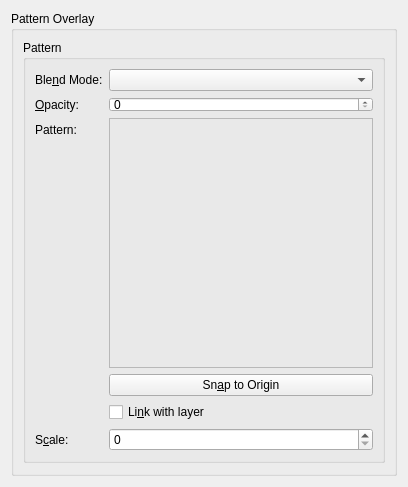
<?xml version="1.0" encoding="utf-8"?>
<ui version="4.0">
 <author>
    SPDX-FileCopyrightText: none
    SPDX-License-Identifier: GPL-3.0-or-later
  </author>
 <class>WdgPatternOverlay</class>
 <widget class="QWidget" name="WdgPatternOverlay">
  <property name="geometry">
   <rect>
    <x>0</x>
    <y>0</y>
    <width>408</width>
    <height>487</height>
   </rect>
  </property>
  <layout class="QGridLayout" name="gridLayout">
   <item column="0" row="0">
    <widget class="QGroupBox" name="groupBox">
     <property name="title">
      <string>Pattern Overlay</string>
     </property>
     <layout class="QVBoxLayout" name="verticalLayout_2">
      <item>
       <widget class="QGroupBox" name="groupBox_2">
        <property name="title">
         <string comment="@title:group In Layer Style">Pattern</string>
        </property>
        <layout class="QFormLayout" name="formLayout">
         <property name="fieldGrowthPolicy">
          <enum>QFormLayout::AllNonFixedFieldsGrow</enum>
         </property>
         <item column="0" row="0">
          <widget class="QLabel" name="label_13">
           <property name="text">
            <string>Ble&amp;nd Mode:</string>
           </property>
           <property name="buddy">
            <cstring>cmbCompositeOp</cstring>
           </property>
          </widget>
         </item>
         <item column="1" row="0">
          <widget class="KisLayerStyleCompositeOpComboBox" name="cmbCompositeOp">
           <property name="sizePolicy">
            <sizepolicy hsizetype="Expanding" vsizetype="Fixed">
             <horstretch>0</horstretch>
             <verstretch>0</verstretch>
            </sizepolicy>
           </property>
           <property name="toolTip">
            <string>Set the blend mode for the layer</string>
           </property>
          </widget>
         </item>
         <item column="0" row="1">
          <widget class="QLabel" name="label_14">
           <property name="text">
            <string>&amp;Opacity:</string>
           </property>
           <property name="buddy">
            <cstring>intOpacity</cstring>
           </property>
          </widget>
         </item>
         <item column="1" row="1">
          <widget class="KisSliderSpinBox" name="intOpacity" native="true">
           <property name="sizePolicy">
            <sizepolicy hsizetype="Expanding" vsizetype="Minimum">
             <horstretch>0</horstretch>
             <verstretch>0</verstretch>
            </sizepolicy>
           </property>
           <property name="minimumSize">
            <size>
             <width>10</width>
             <height>15</height>
            </size>
           </property>
           <property name="toolTip">
            <string>Set the master opacity for the layer</string>
           </property>
           <property name="whatsThis">
            <string>Adjust the transparency of the layer</string>
           </property>
          </widget>
         </item>
         <item column="0" row="2">
          <widget class="QLabel" name="label">
           <property name="text">
            <string>Pattern:</string>
           </property>
          </widget>
         </item>
         <item column="1" row="2">
          <layout class="QVBoxLayout" name="verticalLayout">
           <item>
            <widget class="KisPatternChooser" name="patternChooser">
             <property name="sizePolicy">
              <sizepolicy hsizetype="Expanding" vsizetype="Expanding">
               <horstretch>0</horstretch>
               <verstretch>0</verstretch>
              </sizepolicy>
             </property>
             <property name="minimumSize">
              <size>
               <width>250</width>
               <height>250</height>
              </size>
             </property>
             <property name="frameShape">
              <enum>QFrame::StyledPanel</enum>
             </property>
             <property name="frameShadow">
              <enum>QFrame::Raised</enum>
             </property>
            </widget>
           </item>
           <item>
            <widget class="QPushButton" name="bnSnapToOrigin">
             <property name="text">
              <string>Sn&amp;ap to Origin</string>
             </property>
            </widget>
           </item>
          </layout>
         </item>
         <item column="0" row="5">
          <widget class="QLabel" name="label_8">
           <property name="text">
            <string>S&amp;cale:</string>
           </property>
           <property name="buddy">
            <cstring>intScale</cstring>
           </property>
          </widget>
         </item>
         <item column="1" row="5">
          <widget class="KisSliderSpinBox" name="intScale" native="true">
           <property name="toolTip">
            <string>Set size of gradation</string>
           </property>
          </widget>
         </item>
         <item column="1" row="4">
          <widget class="QCheckBox" name="chkLinkWithLayer">
           <property name="text">
            <string>Li&amp;nk with layer</string>
           </property>
          </widget>
         </item>
        </layout>
       </widget>
      </item>
      <item>
       <spacer name="verticalSpacer">
        <property name="orientation">
         <enum>Qt::Vertical</enum>
        </property>
        <property name="sizeHint" stdset="0">
         <size>
          <width>20</width>
          <height>40</height>
         </size>
        </property>
       </spacer>
      </item>
     </layout>
    </widget>
   </item>
  </layout>
 </widget>
 <customwidgets>
  <customwidget>
   <class>KisSliderSpinBox</class>
   <extends>QSpinBox</extends>
   <header location="global">kis_slider_spin_box.h</header>
   <container>1</container>
  </customwidget>
  <customwidget>
   <class>KisLayerStyleCompositeOpComboBox</class>
   <extends>QComboBox</extends>
   <header location="global">kis_cmb_composite.h</header>
  </customwidget>
  <customwidget>
   <class>KisPatternChooser</class>
   <extends>QFrame</extends>
   <header location="global">kis_pattern_chooser.h</header>
   <container>1</container>
  </customwidget>
 </customwidgets>
 <resources/>
 <connections/>
</ui>
